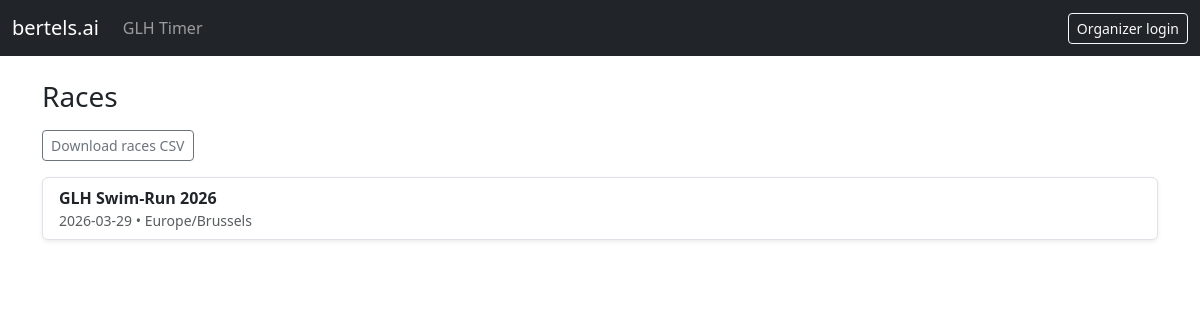
Before: /races with the older database file.
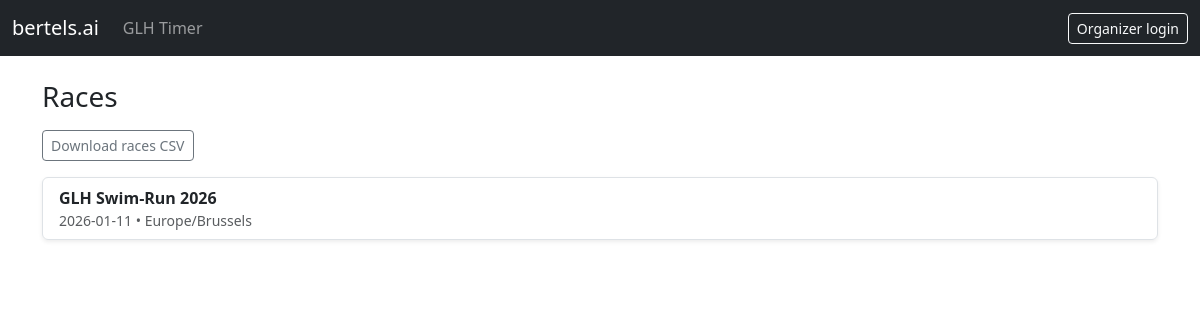
After: the same page with the newer database file.
### app/models.py (models this page shows)
class Race(Base):
    __tablename__ = "races"
    race_id: Mapped[str] = mapped_column(String, primary_key=True)
    race_date: Mapped[datetime] = mapped_column(Date, nullable=False)
    race_timezone: Mapped[str] = mapped_column(String, nullable=False, default="Europe/Brussels")
    parts: Mapped[list["RacePart"]] = relationship(back_populates="race", cascade="all, delete-orphan")
    participants: Mapped[list["Participant"]] = relationship(back_populates="race", cascade="all, delete-orphan")

### app/main.py (the view)
@app.get("/races", response_class=HTMLResponse)
def races_page(request: Request, admin=Depends(get_current_admin), session=Depends(get_session)):
    races = services.list_races(session)
    return templates.TemplateResponse("races.html", {"request": request, "races": races, "admin": admin})

### app/templates/races.html (shortened to what this page needs)
{% extends "base.html" %}
{% block content %}
<div class="d-flex align-items-center justify-content-between mb-3">
  <h1 class="h3 m-0">Races</h1>
</div>
<div class="d-flex gap-2 mb-3 flex-wrap">
  <a class="btn btn-outline-secondary btn-sm" href="/api/races.csv">Download races CSV</a>
</div>
<div class="list-group shadow-sm">
  {% for r in races %}
    <a class="list-group-item list-group-item-action" href="/races/{{ r.race_id }}">
      <div class="d-flex justify-content-between">
        <div>
          <div class="fw-semibold">{{ r.race_id }}</div>
          <div class="small text-muted">{{ r.race_date.isoformat() }} • {{ r.race_timezone }}</div>
        </div>
          {% set today = request.state.today if request.state.today else None %}
      </div>
    </a>
  {% else %}
    <div class="list-group-item">No races yet.</div>
  {% endfor %}
</div>
{% endblock %}

Changed rows visible on the page:
changed Race "Europe/Brussels": race_date "2026-03-29" → "2026-01-11"
